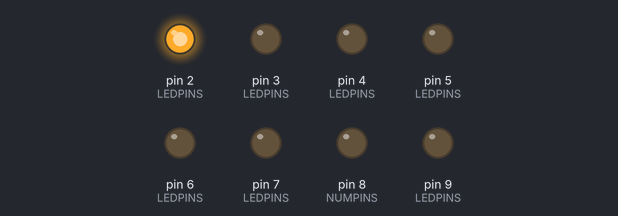
Bench run of a sketch on a simulated Arduino Uno, built with avr-gcc and run on an emulated ATmega328P. Parts: output pins drawn as LEDs (lit = HIGH).

Above: at 0.1 s.
At 0.8 s:
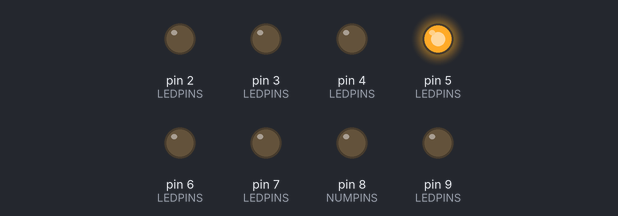
At 1.8 s:
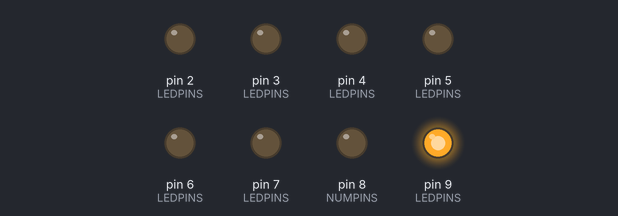
At 5.1 s:
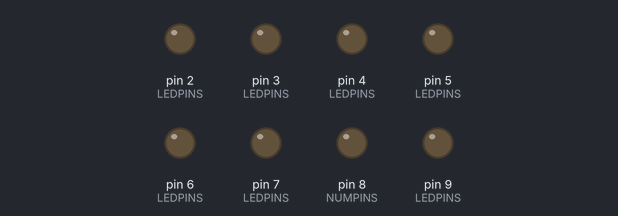
At 23.1 s:
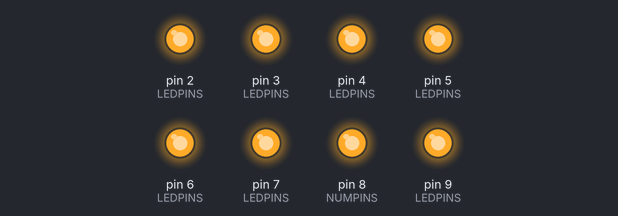
At 39.85 s:
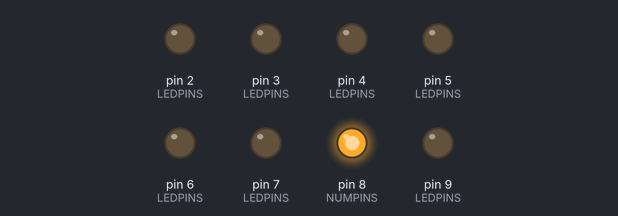
Timing chart, 0 to 40.0 s (numbered marks = the images above):
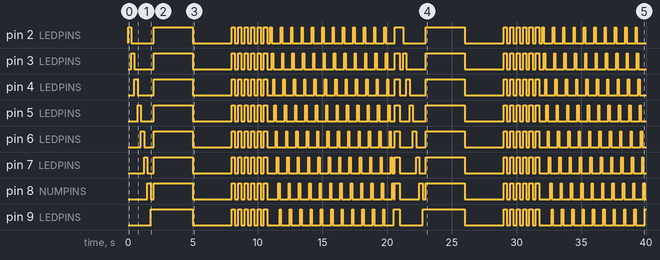

The sketch:

boardTest.ino
```cpp
int A = 2, B = 3, C = 4, D = 5, E = 6, F = 7, G = 8, H = 9;
int LEDPINS[] = {A, B, C, D, E, F, G, H};
#define NUMPINS 8
void setup(){
  setPins();
  testPins();
}
void loop(){
  testPins();
}

//============begin setup functions=============================
void setPins(){
  for(int PININDEX = 0; PININDEX < NUMPINS; PININDEX++){
    pinMode( LEDPINS[PININDEX], OUTPUT );
  }
}
void testPins(){
  for(int PININDEX = 0; PININDEX < NUMPINS; PININDEX++){
    digitalWrite( LEDPINS[PININDEX], HIGH);
    delay(250);
    digitalWrite( LEDPINS[PININDEX], LOW);
  }
  allOn(3000);
  allOff(3000);
  strobeAll(3000);
  strobeParts(10000);
}
//==========end setup functions==================================
//==========begin wire functions=================================
void allOn(){// Turns every pin on and leaves it on
  for(int PININDEX = 0; PININDEX < NUMPINS; PININDEX++){
    digitalWrite( LEDPINS[PININDEX], HIGH);
  }
}
void allOn(int timeOn){// Turns every pin on->delays->leaves on
  allOn();
  delay(timeOn);
}
void allOff(){//Turns every PIN off and leaves it off
  for(int PININDEX = 0; PININDEX < NUMPINS; PININDEX++){
    digitalWrite( LEDPINS[PININDEX], LOW);
  }
}
void allOff(int timeOff){// Turns every PIN off->delay->leaves off
  allOff();
  delay(timeOff);
}
void strobeAll(int duration){// FLICKERS ALL PINS - pls make strobeperiod even
  int strobePeriod = 500;//ms -> REMEMBER PERIOD IS ONE COMPLETE CYCLE!
  int overlapTime = duration % strobePeriod;
  for(int currcycle = 0; currcycle < duration / strobePeriod; currcycle++){
    allOn(strobePeriod / 2);
    allOff(strobePeriod / 2);
  }
  allOn(overlapTime);
  allOff();
}
void strobeParts(int duration){//Flickers different body parts at different intervals!
  int singleFlickerPeriod = 100;// How long a single pin is on for
  int strobePeriod = NUMPINS * singleFlickerPeriod;
  int overlapTime = duration % strobePeriod;
  for(int currcycle = 0; currcycle < duration / strobePeriod; currcycle++){
    for( int PININDEX = 0; PININDEX < NUMPINS; PININDEX++){
      digitalWrite( LEDPINS[ PININDEX ], HIGH);
      delay(singleFlickerPeriod);
      digitalWrite( LEDPINS[ PININDEX ], LOW);
    }
  }
  allOn(overlapTime);
  allOff();
}
//============end wire functions==================================
```

Measured:
- by itself, pin 2 (LEDPINS): HIGH → LOW at 0.25 s, → HIGH 1.8 s later, → LOW 3.0 s later, → HIGH 3.0 s later, … (75 changes in this stretch)
- by itself, pin 3 (LEDPINS): HIGH → LOW at 0.50 s, → HIGH 1.5 s later, → LOW 3.0 s later, → HIGH 3.0 s later, … (77 changes in this stretch)
- by itself, pin 4 (LEDPINS): HIGH → LOW at 0.75 s, → HIGH 1.3 s later, → LOW 3.0 s later, → HIGH 3.0 s later, … (77 changes in this stretch)
- by itself, pin 5 (LEDPINS): HIGH → LOW at 1.0 s, → HIGH 1.0 s later, → LOW 3.0 s later, → HIGH 3.0 s later, … (77 changes in this stretch)
- by itself, pin 6 (LEDPINS): HIGH → LOW at 1.3 s, → HIGH 0.75 s later, → LOW 3.0 s later, → HIGH 3.0 s later, … (77 changes in this stretch)
- by itself, pin 7 (LEDPINS): HIGH → LOW at 1.5 s, → HIGH 0.50 s later, → LOW 3.0 s later, → HIGH 3.0 s later, … (77 changes in this stretch)
- by itself, pin 8 (NUMPINS): HIGH → LOW at 1.8 s, → HIGH 0.25 s later, → LOW 3.0 s later, → HIGH 3.0 s later, … (77 changes in this stretch)
- by itself, pin 9 (LEDPINS): HIGH → LOW at 5.0 s, → HIGH 3.0 s later, → LOW 0.25 s later, → HIGH 0.25 s later, … (70 changes in this stretch)
